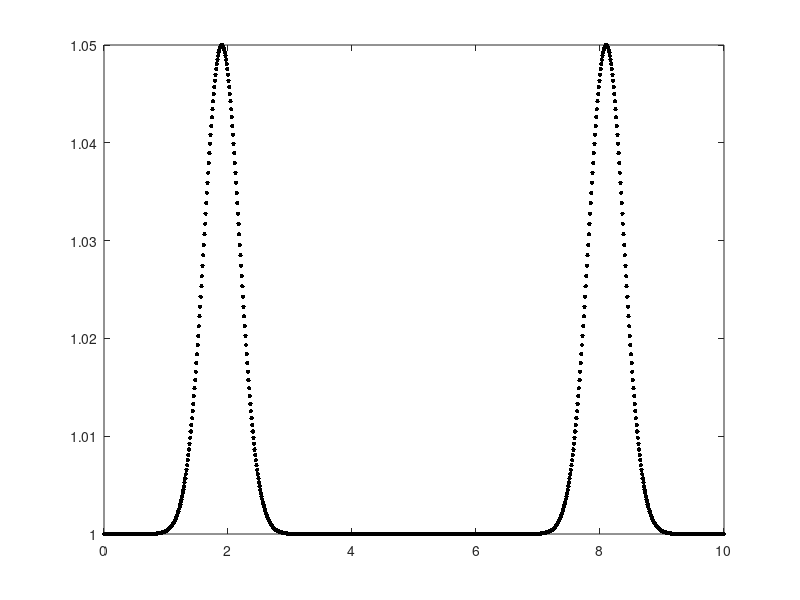

Source code (MATLAB): (Note: this script raises an error after producing the figure.)

L = 10;
H = 1;
g = 9.61;
w = 0.4;
epsilon = 0.1;
x=0:0.01:L;
close all;
plot(x,0.5*(2*H + epsilon *exp(-(x+3.1-L/2).^2/w^2) + epsilon* exp(-(x-3.1-L/2).^2/w^2)),'k.','MarkerSize',10)
hold on
T = 1; i = 1;
ratio = 0.322;
xSteps = 303;
dx = 10/xSteps;
dt = ratio*dx;

[Q,x,t,cons] = advLinear(xSteps,ratio,4);
[R,y,g,blaf] = adv(xSteps,0.3,4,1,0.1);
plot(x,Q(:,abs(T(i)-t)<dt/2-eps),'b-',y,R(:,abs(T(i)-t)<dt/2-eps),'r--');
title('Analytical Solution at T=1')
xlabel('x (m)')
ylabel('Height (m)')
legend('analytical','linear','non-linear')